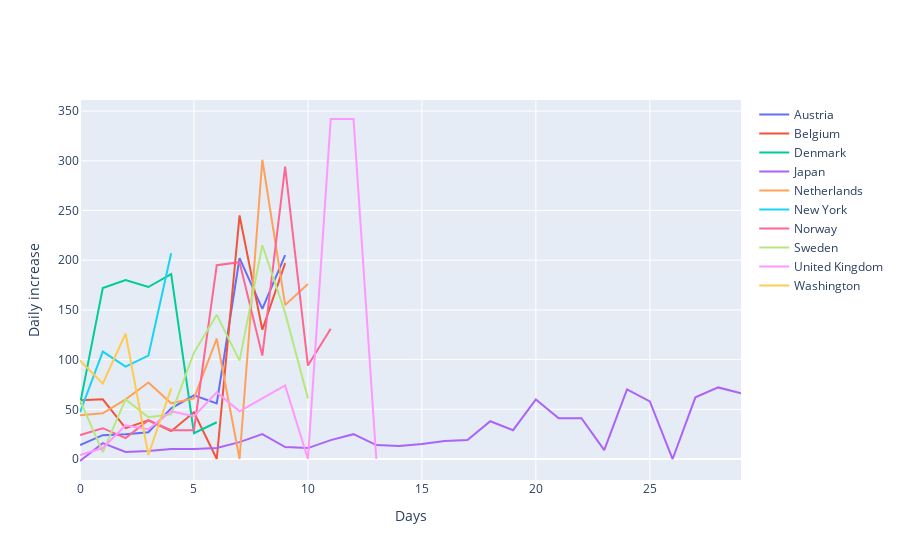

Notebook cell for this chart:
### Code cell
plot_daily_increases(grpedData,list_of_countries,groupBy=groupBy)

### Figure 1 — Plotly figure (JSON) as saved in the notebook; plotly's stock layout.template omitted (floating-point values rounded to 4 significant figures)
{"data": [{"mode": "lines", "name": "Austria", "type": "scatter", "x": [0, 1, 2, 3, 4, 5, 6, 7, 8, 9], "y": [14, 24, 25, 27, 51, 64, 56, 202, 151, 205]}, {"mode": "lines", "name": "Belgium", "type": "scatter", "x": [0, 1, 2, 3, 4, 5, 6, 7, 8, 9], "y": [59, 60, 31, 39, 28, 47, 0, 245, 130, 197]}, {"mode": "lines", "name": "Denmark", "type": "scatter", "x": [0, 1, 2, 3, 4, 5, 6], "y": [55, 172, 180, 173, 186, 26, 37]}, {"mode": "lines", "name": "Japan", "type": "scatter", "x": [0, 1, 2, 3, 4, 5, 6, 7, 8, 9, 10, 11, 12, 13, 14, 15, 16, 17, 18, 19, 20, 21, 22, 23, 24, 25, 26, 27, 28, 29], "y": [-2, 16, 7, 8, 10, 10, 11, 17, 25, 12, 11, 19, 25, 14, 13, 15, 18, 19, 38, 29, 60, 41, 41, 9, 70, 58, 0, 62, 72, 66]}, {"mode": "lines", "name": "Netherlands", "type": "scatter", "x": [0, 1, 2, 3, 4, 5, 6, 7, 8, 9, 10], "y": [44, 46, 60, 77, 56, 61, 121, 0, 301, 155, 176]}, {"mode": "lines", "name": "New York", "type": "scatter", "x": [0, 1, 2, 3, 4], "y": [47, 108, 93, 104, 207]}, {"mode": "lines", "name": "Norway", "type": "scatter", "x": [0, 1, 2, 3, 4, 5, 6, 7, 8, 9, 10, 11], "y": [24, 31, 21, 39, 29, 29, 195, 198, 104, 294, 94, 131]}, {"mode": "lines", "name": "Sweden", "type": "scatter", "x": [0, 1, 2, 3, 4, 5, 6, 7, 8, 9, 10], "y": [59, 7, 60, 42, 45, 107, 145, 99, 215, 147, 61]}, {"mode": "lines", "name": "United Kingdom", "type": "scatter", "x": [0, 1, 2, 3, 4, 5, 6, 7, 8, 9, 10, 11, 12, 13], "y": [4, 11, 34, 30, 48, 43, 67, 48, 61, 74, 0, 342, 342, 0]}, {"mode": "lines", "name": "Washington", "type": "scatter", "x": [0, 1, 2, 3, 4], "y": [99, 76, 126, 4, 71]}], "layout": {"showlegend": true, "xaxis": {"title": {"text": "Days"}}, "yaxis": {"title": {"text": "Daily increase"}}}}
